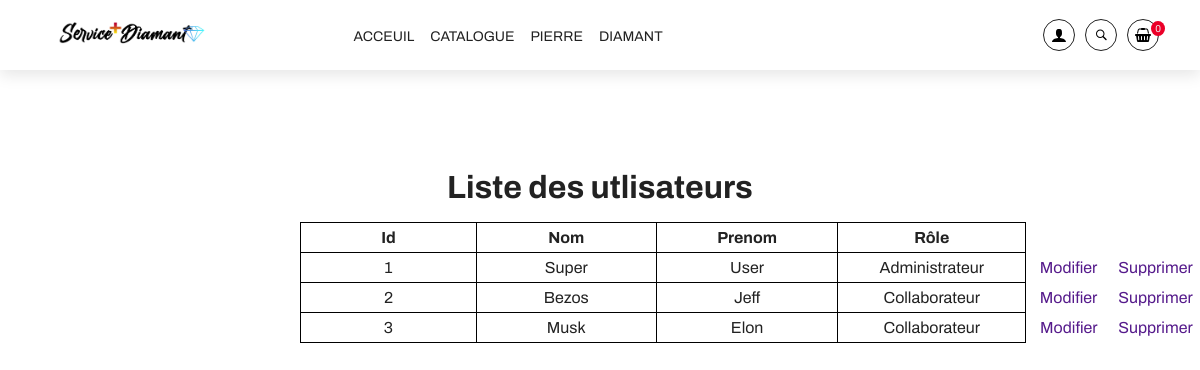
/pages/gestion_utilisateur.php, run on the app's committed database.
### tables this page shows
CREATE TABLE IF NOT EXISTS `users` (
  `id_user` int(11) NOT NULL AUTO_INCREMENT,
  nom varchar(100) NOT NULL,
  prenom varchar(100) NOT NULL,
  niv_role int NOT NULL,
  PRIMARY KEY (`id_user`)
);

### pages/gestion_utilisateur.php (the view, shortened to what this page needs)
<?php
require('../menu/menu.php');
require_once ('config.php');
?>
<h1 style="text-align: center; margin-top: 100px;">Liste des utlisateurs</h1><br/>
<table>
<tr >
    <th> Id </th>
    <th> Nom </th>
    <th > Prenom </th>
    <th> Rôle</th>
</tr>
<?php $query = "SELECT * FROM users ";
	$result = mysqli_query($connect, $query);
	if(mysqli_num_rows($result) > 0)
	{
		 while($row = mysqli_fetch_array($result))
		{
			?>
			<tr>
		        <td> <?php echo $row['id_user'] ?> </td>
		        <td> <?php echo $row['nom'] ?> </td>
		        <td> <?php echo $row['prenom']?> </td>
		        <?php if($row['niv_role']==5){?>
		        	<td> Administrateur </td>
		        <?php }elseif ($row['niv_role']==3) {?>
		        	<td> Professionnel </td>
		        <?php }elseif ($row['niv_role']==4) {?>
		        	<td> Collaborateur </td>
		        <?php }else{ ?>
		        	<td> Particulier </td>
		        <?php } ?>
		        <td class="sansBordure">
		            <a href="">Modifier</a>
		        </td>
		        <td class="sansBordure">
		            <a href="">Supprimer</a>
		        </td>
		    </tr>
		    <?php
		}
	}
?>
</table>

### pages/styles.css (style rules this page uses)
:root { --primaryColor: #f1f1f1; --black: #222; --black2: #555; --black3: #252525; --black4: #000; --black5: #212529; --orange: #eb0028; --white: #fff; --grey: #959595; --grey2: #666; --grey3: #ccc; --secondaryColor: #2b1f4d; --yellow: #ffcc00; --green: #59b210; --blue: rgb(56, 10, 223); }
* { margin: 0; padding: 0; box-sizing: inherit; }
html { font-size: 62.5%; box-sizing: border-box; scroll-behavior: smooth; }
body, input { font-size: 1.6rem; font-weight: 400; font-family: "Archivo", sans-serif; color: var(--black); }
a { text-decoration: none; }

### pages/gestion_utilisateur.php (style rules this page uses)
table { border-collapse : collapse; margin : auto; margin-left: 300px; }
td,th { border : 1px solid black; width : 200px; height : 30px; text-align : center; }
.sansBordure { border : 0px; width : 90px; padding-left : 0px; }

### data on the page
users: id_user "1", nom "Super", prenom "User", niv_role "Administrateur"
users: id_user "2", nom "Bezos", prenom "Jeff", niv_role "Collaborateur"
users: id_user "3", nom "Musk", prenom "Elon", niv_role "Collaborateur"

### other printed values
$_SESSION[$mail]['compteur'] "0"
